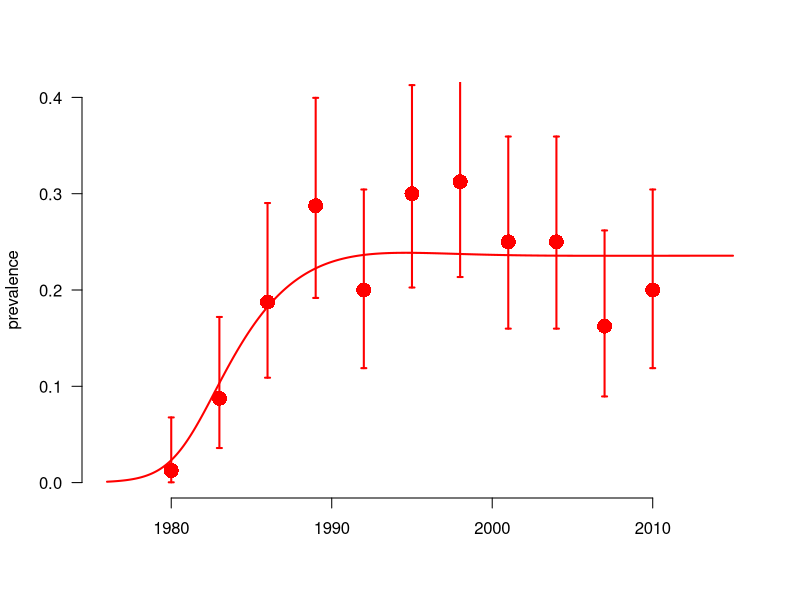
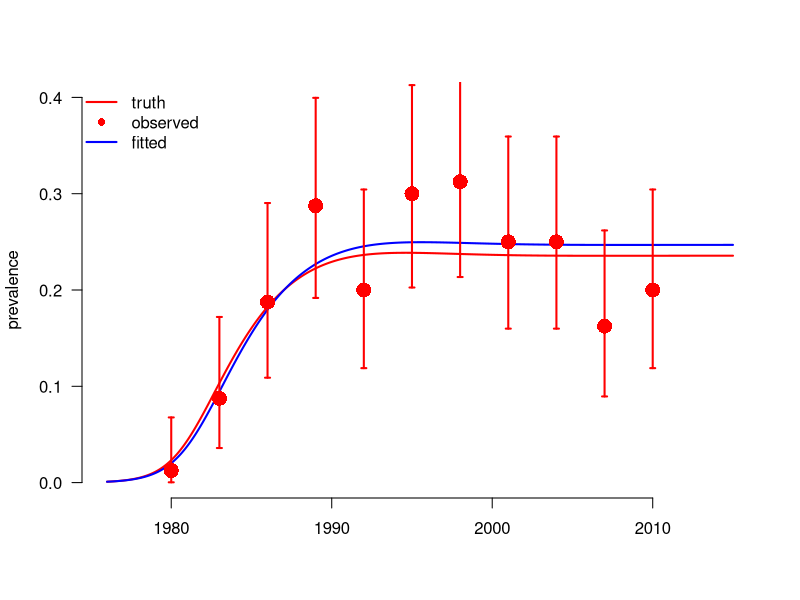
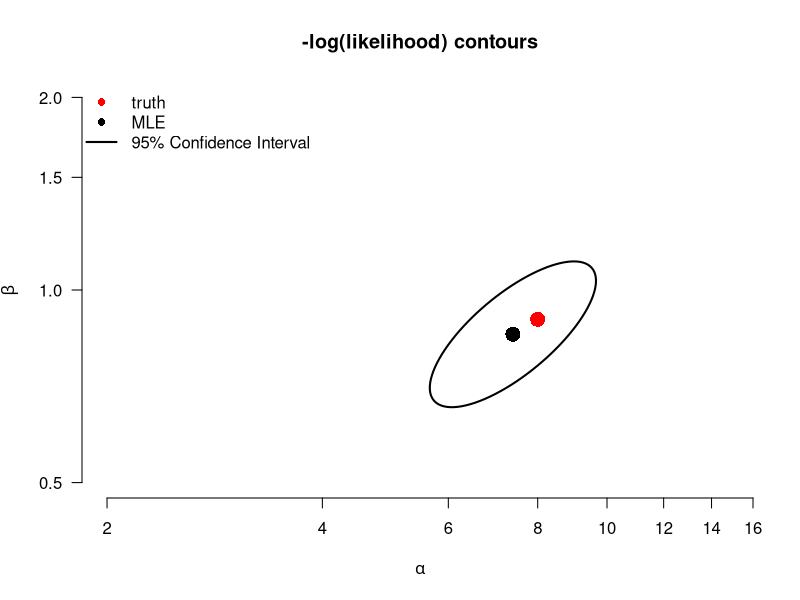
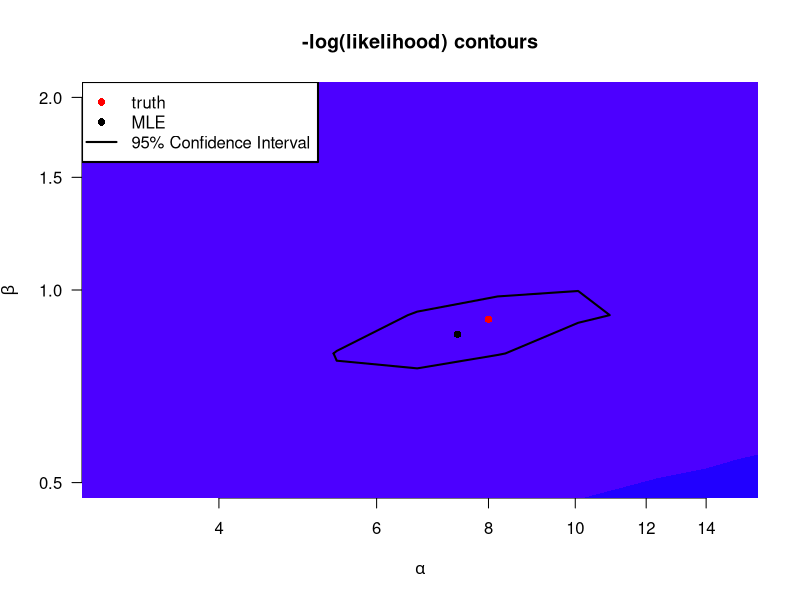

Generate these figures, in order, with R:
## Introduction to Likelihood 2: Fitting an SI model to an HIV epidemic with Maximum Likelihood Estimation
## Steve Bellan 2015

## Meaningful Modeling of Epidemiologic Data, 2015 AIMS, Muizenberg

###################################################################### 

## By the end of this tutorial you should…

## * Understand how to simulate cross-sectional prevalence data around a simulated epidemic.
## * Calculate a binomial likelihood from these prevalence data and a fully specified epidemic model.
## * Use R's "optim" function to do multivariate optimization over transformed parameter space.
## * Understand the difference betweeen SANN and Nelder-Mead algorithms
## * Create 95% CI's and contours from the hessian matrix
## * Create 95% CI's and contours from profile likelihoods

require(boot); require(deSolve); require(ellipse);

## Function that makes a list of disease parameters with default values
disease_params <- function(Beta = 0.9
                           , alpha = 8 ## rate of beta decline with prevalence
                           , progRt = (1/10)*4 ## rate of of progression through each of the I classes, for 10 years total
                           , birthRt = .03 ## birth rate, 3% of people give birth per year
                           , deathRt = 1/60 ## 60 year natural life expectancy
                           )
    return(as.list(environment()))

disease_params()
disease_params(Beta = .2)

initPrev <- exp(-7) ## infected at start
tseqMonth <- seq(1976, 2015, by = 1/12)
init <- c(S=1, I1=initPrev, I2=0, I3=0, I4=0, CI = 0, CD = 0) ## modeling proportion of population
Is <- paste0('I',1:4) ## for easy indexing

## Define the SI ODE model. This model is equivalent to the model in HIV Spreadsheet #3. 
SImod <- function(tt, yy, parms) with(c(parms,as.list(yy)), {
    ## State variables are: S, I1, I2, I3, I4
    ## derived quantitties
    I <- I1+I2+I3+I4           ## total infecteds
    N <- I + S                 ## total population
    transmissionCoef <- Beta * exp(-alpha * I/N) ## Infectious contact rate
    ## state variable derivatives (ODE system)
    deriv <- rep(NA,7)
    deriv[1] <-	birthRt*N - deathRt*S - transmissionCoef*S*I/N ## Instantaneous rate of change: Susceptibles
    deriv[2] <-	transmissionCoef*S*I/N - progRt*I1 - deathRt*I1 ## Instantaneous rate of change: Infection class I1
    deriv[3] <-	progRt*I1 - progRt*I2 - deathRt*I2 ## Instantaneous rate of change:  Infection class I2
    deriv[4] <-	progRt*I2 - progRt*I3 - deathRt*I3 ## Instantaneous rate of change: Infection class I3 
    deriv[5] <-	progRt*I3 - progRt*I4 - deathRt*I4 ## Instantaneous rate of change: Infection class I4
    deriv[6] <-	transmissionCoef*S*I/N ## Instantaneous rate of change: Cumulative incidence
    deriv[7] <-	progRt*I4 ## Instantaneous rate of change: Cumulative mortality
    return(list(deriv))
})

## Function to run the deterministic model simulation, based on the ODE system defined in SImod().
simEpidemic <- function(init, tseq = tseqMonth, modFunction=SImod, parms = disease_params()) {
    simDat <- as.data.frame(lsoda(init, tseq, modFunction, parms=parms))
    simDat$I <- rowSums(simDat[, Is])
    simDat$N <- rowSums(simDat[, c('S',Is)])
    simDat$P <- with(simDat, I/N)
    return(simDat)
}

## Function to 'sample' the population:
## From a simulated epidemic, measure prevalence at several time points by performing
## cross-sectional samples of individuals at each time, testing them, and then calculating sample
## prevalence and associated binomial confidence intervals
sampleEpidemic <- function(simDat # Simulated data (produced by a call to simEpidemic()) representing the 'true' underlying epidemic trajectory
                           , sampleDates = seq(1980, 2010, by = 3) # Sample every 3 years from 1980 to 2010
                           , numSamp = rep(80, length(sampleDates)) # Number of individuals sampled at each time point
                           ) {
    prev_at_sample_times <- simDat[simDat$time %in% sampleDates, 'P']
    numPos <- rbinom(length(numSamp), numSamp, prev_at_sample_times)
    lci <- mapply(function(x,n) binom.test(x,n)$conf.int[1], x = numPos, n = numSamp)
    uci <- mapply(function(x,n) binom.test(x,n)$conf.int[2], x = numPos, n = numSamp)    
    return(data.frame(time = sampleDates, numPos, numSamp, sampPrev =  numPos/numSamp,
                      lci = lci, uci = uci))
}

## Run system of ODEs for "true" parameter values
trueParms <- disease_params() # Default model parameters are defined in lines 20-26
simDat <- simEpidemic(init, parms = trueParms) # Simulated epidemic (underlying process)

par(bty='n', lwd = 2)
# Plot simulated prevalence through time:
with(simDat, plot(time, P, xlab = '', ylab = 'prevalence', type = 'l', ylim = c(0,.4), col='red', las = 1))
## Take cross-sectional sample of individuals to get prevalence estimates at multiple time points:
set.seed(1) # Initiate the random number generator (so everyone's simulation looks the same)
myDat <- sampleEpidemic(simDat) # Simulate data from the sampling process (function defined above)
points(myDat$time, myDat$sampPrev, col = 'red', pch = 16, cex = 2) # Plot sample prevalence at each time point
arrows(myDat$time, myDat$uci, myDat$time, myDat$lci, col = 'red', len = .025, angle = 90, code = 3) # Plot 95% CI's around the sample prevalences

## To start, we need to write a -log likelihood function that gives the probability that a given parameter set
## (Beta, alpha values) would generate the observed data. Remember that we are assuming that there is some
## true underlying epidemic curve that is deterministic and the data we observe are only noisy
## because of sampling/observation error (not because the underying curve is also
## noisy--i.e. process error--which would be particularly likely for epidemics in small populations).

## We assume binomial sampling errors. So we can write the -log-likelihood as the probability of
## observing the observed number positive out of each sample if the prevalence is the value generated by
## a model parameterized by a given set of parameters:

nllikelihood <- function(parms = disease_params(), obsDat=myDat) {
    simDat <- simEpidemic(init, parms=parms)
    ## What are the rows from our simulation at which we have observed data?
    matchedTimes <- simDat$time %in% obsDat$time
    nlls <- -dbinom(obsDat$numPos, obsDat$numSamp, prob = simDat$P[matchedTimes], log = T)
    return(sum(nlls))
}
nllikelihood(trueParms) ## loglikelihood of the true parameters (which we usually never know)
nllikelihood(disease_params(Beta = 3, alpha = 1))  ## vs some random guessed parameters

## First look up how optim() works. The more you read through the help
## file the easier this will be!!! In particular make sure you understand that
## the first argument of optim must be the initial values of the parameters to
## be fitted (i.e. Beta & alpha) and that any other parameters to be fixed are
## given as additional arguments (in the helpfile under "...")
?optim

## Since we need to be able to easily separate fitted and fixed parameters,
## let's make a function that takes fitted and fixed parameters together and
## puts them back in a parameter list (similar to the output of
## disease_params()). We also want it to be able to take logged parameter values
## and unlog them automatically back into the parameter list, so that we can fit
## on a log scale, but run our model with the unlogged values.
subsParms <- function(fit.params, fixed.params=disease_params())
    within(fixed.params, {
        loggedParms <- names(fit.params)[grepl('log_', names(fit.params))]
        unloggedParms <- names(fit.params)[!grepl('log_', names(fit.params))]        
        for(nm in unloggedParms) assign(nm, as.numeric(fit.params[nm]))
        for(nm in loggedParms) assign(gsub('log_','',nm), exp(as.numeric(fit.params[nm])))
        rm(nm, loggedParms, unloggedParms)
    })
guess.params <- c(log_Beta = log(5), log_alpha = log(8))
subsParms(guess.params, disease_params())

## Make likelihood a function of fixed and fitted parameters.
objFXN <- function(fit.params ## paramters to fit
                   , fixed.params =disease_params() ## fixed paramters
                   , obsDat=myDat) {
    parms <- subsParms(fit.params, fixed.params)
    nllikelihood(parms, obsDat = obsDat) ## then call likelihood
}
objFXN(guess.params, disease_params())

## Select initial values for fitted parameters from which optimization routine
## will start. If you select bad initial values the algorithm can get stuck on a
## bad set of parameters. You can always try the true values as a starting point
## for this problem, although that's rarely possible in real problems.

init.pars <- c(log_alpha = log(30), log_Beta = log(.1))
## We will start with SANN optimization since it is stochastic and therefore
## less likely to get stuck in a local minima. But then finish with Nelder-Mead
## optimization which is much faster.

###  NOTE: for trace >0 you see more progress report, bigger numbers show more
###  update
trace <- 3

## SANN: This is stochastic, be CAREFUL sometimes it gets stuck at local minima
## for unreasonble parameters. If you see this happen, run it again!
optim.vals <- optim(par = init.pars
                    , objFXN
                    , fixed.params = disease_params()
                    , obsDat = myDat
                    , control = list(trace = trace, maxit = 150)
                    , method = "SANN")
exp(optim.vals$par)
trueParms[c('alpha','Beta')]

## Normally we use SANN first and then follow with Nelder-Mead since SANN is stochastic and will
## make sure to help you be sure that you aren't at local minima. We feed the last parameters of
## SANN in as the first values of Nelder-Mead
optim.vals <- optim(par = optim.vals$par
                    , objFXN
                    , fixed.params = disease_params()
                    , obsDat = myDat
                    , control = list(trace = trace, maxit = 800, reltol = 10^-7)
                    , method = "Nelder-Mead"
                    , hessian = T)
optim.vals
MLEfits <- optim.vals$par
trueParms[c('alpha','Beta')]
exp(MLEfits)

log_alpha.fit <- MLEfits["log_alpha"]
log_Beta.fit <- MLEfits["log_Beta"]

## Look at the output of optim. Understand what it means. Did the algorithm
## converge? Look at ?optim to understand it.

## Plot MLE fit time series
par(bty='n', lwd = 2, las = 1)
with(simDat, plot(time, P, xlab = '', ylab = 'prevalence', type = 'l', ylim = c(0,.4), col='red'))
fitDat <- simEpidemic(init, parms = subsParms(optim.vals$par, trueParms))
with(fitDat, lines(time, P, col='blue'))
points(myDat$time, myDat$sampPrev, col = 'red', pch = 16, cex = 2)
arrows(myDat$time, myDat$uci, myDat$time, myDat$lci, col = 'red', len = .025, angle = 90, code = 3)
legend("topleft", c('truth', 'observed', 'fitted'), lty = c(1, NA, 1), pch = c(NA,16, NA),
       col = c('red', 'red', 'blue'), bty = 'n')

######################################################################
## Contour plots with the hessian

## The Hessian matrix gives you the curvature of the likelihood function at the maximum likelihood estimate. In other words, it tells you the second derivative around that point which can be used to estimate the covariance variance matrix of the maximum likelihood estimate of parameters. This estimate of the covariant strength matrix is  known as the Fisher information matrix and can be obtained by inverting the negative of the Hessian.
fisherInfMatrix <- solve(optim.vals$hessian)
## we can then plot
plot(1,1, type = 'n', log = 'xy',
     ## xlim = range(alpha.seq), ylim = range(Beta.seq),
     xlim = c(2,15), ylim = c(.5,2),
     las = 1,
     xlab = expression(alpha), ylab = expression(beta),
        main = "-log(likelihood) contours", bty = "n")
## Add true parameter values to the plot
with(trueParms, points(alpha, Beta, pch = 16, cex = 2, col = 'red'))
## Add MLE to the plot
points(exp(MLEfits['log_alpha']), exp(MLEfits['log_Beta']), pch = 16, cex = 2, col = 'black')
##  at 95% contour ellipse
lines(exp(ellipse(fisherInfMatrix, centre = MLEfits, level = .95)))
##      col = makeTransparent(propDistCol,150), lwd = 4)
legend("topleft", c('truth', 'MLE', '95% Confidence Interval'), lty = c(NA, NA, 1), pch = c(16,16, NA),
       col = c('red', 'black', 'black'), bg='white', bty = 'n')

######################################################################
## Contour plots with likelihood profiles
######################################################################
## With all other parameters fixed to their initial values, lets look at a
## contour likelihood plot over Beta and alpha.  To do this we write wrapper
## functions of log_Beta and log_alpha to feed to outer() and then
## contour(). This is confusing so make sure you understand every function.

## This function simply takes values log_Beta and log_alpha and feeds them into
## objFXN above as a single variable called logpars, you'll see why this is
## useful below.
objXBeta_alpha <- function(Beta, alpha, fixed.params = disease_params(), browse=F)
    objFXN(fit.params = c(log_Beta = log(Beta), log_alpha = log(alpha))
               , fixed.params = fixed.params)

## Now instead of giving a single argument on the log scale we give 2
## on the untransformed scale.
objFXN(c(log_Beta = log(25), log_alpha = log(1/5)))
objXBeta_alpha(25, 1/5)

## If we try to give this function multiple values of R0 or gamma,
## however, it gets confused and only analyzes the first one.
objXBeta_alpha(c(25:30), c(1/5:8))

## So we "Vectorize" this function so it can take in vectors of the parameters
## and return the output. objXBeta_alphaVEC then calls on objXBeta_alpha() to
## take xx,yy as pairwise values and objXBeta_alpha() for all pairs
objXBeta_alphaVEC <- Vectorize(objXBeta_alpha, list("Beta","alpha"))

## Task 4: Explain how the following three lines are related.
objXBeta_alpha(25, 1/5)
objXBeta_alpha(26, 1/6)
objXBeta_alphaVEC(c(25:26), c(1/5,1/6))

## Now we use the R function outer() to evaluate objXBeta_alphaVEC() over a grid
## of {R0, gamma} combinations. This can take a long time because we have to do
## res^2 evaluations of nll.fn(), and recall that each time we do this we are
## running lsoda() inside nll.fn()

## Grid resolution resXres, increasing it makes contours smoother but takes a lot longer
res <- 30

## Now create a sequence of Beta values for the grid
## let's have the sequence be spaced arouund that
Beta.seq <- exp(seq(log_Beta.fit-2, log_Beta.fit + 2, l = res))
Beta.seq

## Now create a sequence of alpha values for the grid

alpha.seq <- exp(seq(log_alpha.fit-3, log_alpha.fit+3, l = res))
alpha.seq

## The function outer() now evaluates objXBeta_alphaVEC on this grid. ?outer
mat <- outer(Beta.seq, alpha.seq, objXBeta_alphaVEC) # this can take a long time

## Make a contour plot that shows the confidence intervals in red.  Likelihood
## Ratio Test confidence intervals uses chi squared distribution cutoff with
## degrees of freedom 2 (2 parameters)
ml.val <- optim.vals$value
conf.cutoff <- ml.val + qchisq(.95,2)/2

## Show likelihood contours
plot(1,1, type = 'n', log = 'xy',
     ## xlim = range(alpha.seq), ylim = range(Beta.seq),
     xlim = c(3,15), ylim = c(.5,2), 
     xlab = expression(alpha), ylab = expression(beta),
        main = "-log(likelihood) contours", bty = "n")
.filled.contour(alpha.seq, Beta.seq, mat, levels = seq(min(mat), max(mat), l=20), col = topo.colors(20))
## Add red contour for 95% CI
contour(alpha.seq, Beta.seq, mat, levels = c(conf.cutoff),
        col = "black", lwd = 2, labels = "", labcex = .2, add = T)
## Add MLE to the plot
points(exp(log_alpha.fit), exp(log_Beta.fit), pch = 16, cex = 1, col = 'black')
## Add true parameter values to the plot
with(trueParms, points(alpha, Beta, pch = 16, cex = 1, col = 'red'))
legend("topleft", c('truth', 'MLE', '95% Confidence Interval'), lty = c(NA, NA, 1), pch = c(16,16, NA),
       col = c('red', 'black', 'black'), bg='white')

lines(exp(ellipse(optim.vals$hessian, centre = optim.vals$par, level = .95)))
# FINISH THIS, STEVE!!!
